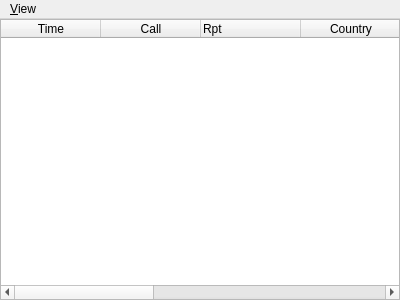
<?xml version="1.0" encoding="UTF-8"?>
<ui version="4.0">
 <class>PSKReporterWidget</class>
 <widget class="QWidget" name="PSKReporterWidget">
  <property name="geometry">
   <rect>
    <x>0</x>
    <y>0</y>
    <width>400</width>
    <height>300</height>
   </rect>
  </property>
  <property name="windowTitle">
   <string>PSKReporter</string>
  </property>
  <layout class="QVBoxLayout" name="mainLayout">
   <property name="spacing">
    <number>0</number>
   </property>
   <property name="leftMargin">
    <number>0</number>
   </property>
   <property name="topMargin">
    <number>0</number>
   </property>
   <property name="rightMargin">
    <number>0</number>
   </property>
   <property name="bottomMargin">
    <number>0</number>
   </property>
   <item>
    <widget class="QMenuBar" name="menuBar">
     <widget class="QMenu" name="menuView">
      <property name="title">
       <string>&amp;View</string>
      </property>
     </widget>
     <addaction name="menuView"/>
    </widget>
   </item>
   <item>
    <widget class="QTableWidget" name="pskTable">
     <property name="styleSheet">
      <string notr="true"/>
     </property>
     <property name="editTriggers">
      <set>QAbstractItemView::NoEditTriggers</set>
     </property>
     <property name="sortingEnabled">
      <bool>true</bool>
     </property>
     <column>
      <property name="text">
       <string>Time</string>
      </property>
     </column>
     <column>
      <property name="text">
       <string>Call</string>
      </property>
     </column>
     <column>
      <property name="text">
       <string>Rpt</string>
      </property>
      <property name="textAlignment">
       <set>AlignLeading|AlignVCenter</set>
      </property>
     </column>
     <column>
      <property name="text">
       <string>Country</string>
      </property>
     </column>
     <column>
      <property name="text">
       <string>Freq</string>
      </property>
     </column>
     <column>
      <property name="text">
       <string>Mode</string>
      </property>
     </column>
     <column>
      <property name="text">
       <string>Loc</string>
      </property>
      <property name="textAlignment">
       <set>AlignLeading|AlignVCenter</set>
      </property>
     </column>
     <column>
      <property name="text">
       <string>Frequency</string>
      </property>
     </column>
    </widget>
   </item>
  </layout>

 </widget>
 <resources/>
 <connections/>
</ui>
